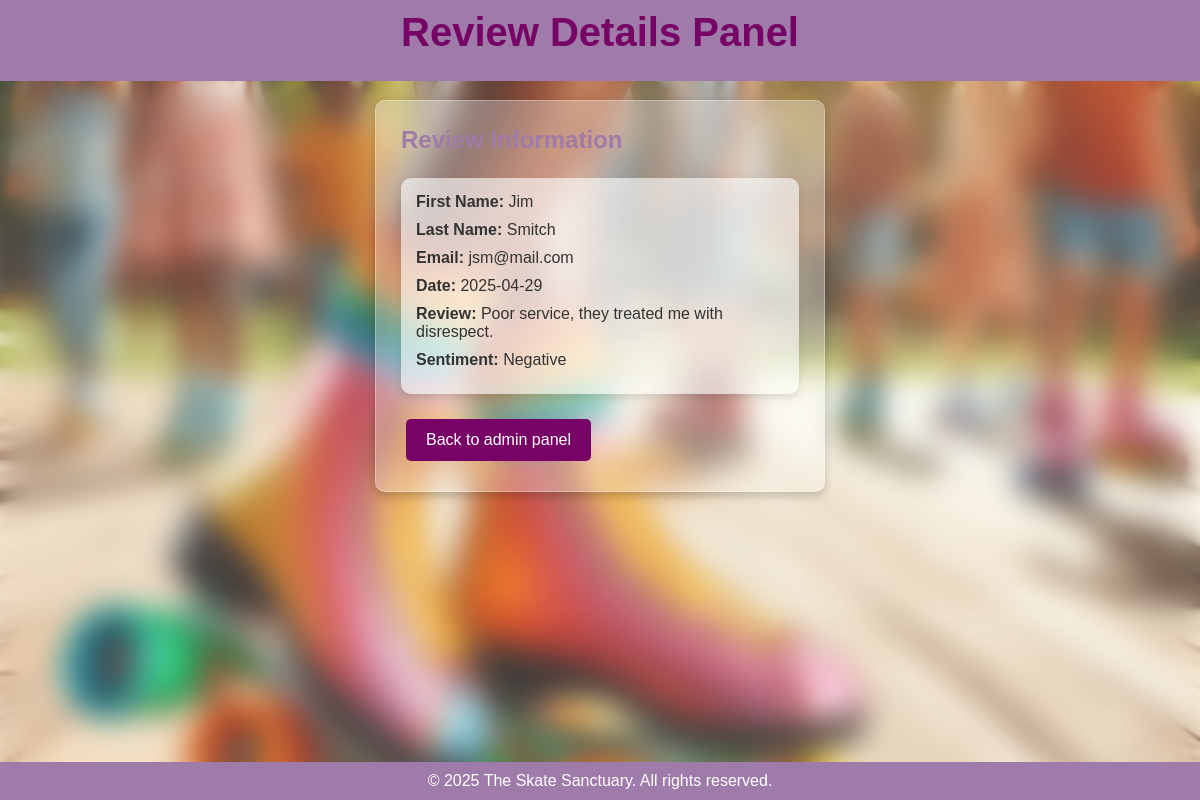
The page /review/5 (signed in) on the database its author committed.
### app.py (models this page shows, shortened)
class Review(db.Model):
    id = db.Column(db.Integer, primary_key=True)
    firstName = db.Column(db.String(80), nullable=False)
    lastName = db.Column(db.String(80), nullable=False)
    email = db.Column(db.String(120), nullable=False)
    review = db.Column(db.Text, nullable=False)
    likes = db.Column(db.Integer, default=0)
    dislikes = db.Column(db.Integer, default=0)
    user_id = db.Column(db.Integer, db.ForeignKey('regular_user.id'), nullable=False)
    sentiment = db.Column(db.String(20), nullable=True)
    created_at = db.Column(db.DateTime, default=datetime.utcnow)
    updated_at = db.Column(db.DateTime, default=datetime.utcnow, onupdate=datetime.utcnow)

### app.py (the view)
@app.route("/review/<int:review_id>")
@login_required
def review_details(review_id):
    review = Review.query.get_or_404(review_id)
    return render_template("review_details.html", review=review)

### app.py (called while the page is built)
@login_manager.user_loader
def load_user(user_id):
    user_type = session.get('user_type')
    print(f"Loading user with ID: {user_id}, Type: {user_type}")
    if user_type == 'admin':
        return Admin.query.get(int(user_id))
    return RegularUser.query.get(int(user_id))

### templates/review_details.html (shortened to what this page needs)
<!DOCTYPE html>
<html lang="en">
<head>
    <link rel="stylesheet" href="{{ url_for('static', filename='style.css') }}">
</head>
<body>
    <div class="background-overlay"></div>
    <div class="container">
        <header>
            <h1>Review Details Panel</h1>
        </header>
        <section class="review-details">
            <h2>Review Information</h2>
            <div class="review-card">
                <p><strong>First Name:</strong> {{ review.firstName }}</p>
                <p><strong>Last Name:</strong> {{ review.lastName }}</p>
                <p><strong>Email:</strong> {{ review.email }}</p>
                <p><strong>Date:</strong> {{ review.created_at.strftime('%Y-%m-%d') }}</p>
                <p><strong>Review:</strong> {{ review.review }}</p>
                <p><strong>Sentiment:</strong> {{ review.sentiment or 'N/A' }}</p>
            </div>
            <a href="{{ url_for('admin') }}" class="btn">Back to admin panel</a>
        </section>
    </div>
    <footer>
        <p>&copy; 2025 The Skate Sanctuary. All rights reserved.</p>
    </footer>
</body>
</html>

### static/style.css (style rules this page uses)
* { margin: 0; padding: 0; box-sizing: border-box; }
body { font-family: Arial, sans-serif; background: url("/static/rollerskates.jpg") no-repeat center center fixed; background-size: cover; min-height: 100vh; padding-top: 80px; text-align: center; color: #333; position: relative; display: flex; flex-direction: column; }
.background-overlay { position: fixed; top: 0; left: 0; width: 100%; height: 100%; background: rgba(255, 255, 255, 0.1); backdrop-filter: blur(15px); -webkit-backdrop-filter: blur(15px); z-index: -1; }
header { background-color: #9F7BA9; padding: 10px 0; width: 100%; position: fixed; top: 0; left: 0; z-index: 1000; }
h1 { font-size: 2.5rem; margin-bottom: 1rem; color: #770366; }
h2 { font-size: 1.5rem; margin-bottom: 1.5rem; color: #9F7BA9; }
.download-link, .btn { background-color: #770366; color: white; padding: 12px 20px; text-decoration: none; font-size: 16px; border-radius: 5px; margin: 5px; display: inline-block; transition: background-color 0.3s ease; }
.review-card { background: rgba(255, 255, 255, 0.6); padding: 15px; border-radius: 10px; box-shadow: 0px 4px 8px rgba(0, 0, 0, 0.1); margin-bottom: 20px; text-align: left; }
.review-card p { margin-bottom: 10px; font-size: 16px; }
.review-details { width: 90%; max-width: 450px; padding: 25px; background: rgba(255, 255, 255, 0.3); box-shadow: 0px 4px 10px rgba(0, 0, 0, 0.2); border-radius: 10px; border: 1px solid rgba(255, 255, 255, 0.3); margin: 20px auto; text-align: left; }
footer { width: 100%; text-align: center; padding: 10px; background-color: #9F7BA9; color: white; margin-top: auto; }

### rows shown on the page
Review: firstName "Jim", lastName "Smitch", email "jsm@mail.com", created_at "2025-04-29", review "Poor service, they treated me with disrespect.", sentiment "Negative"
